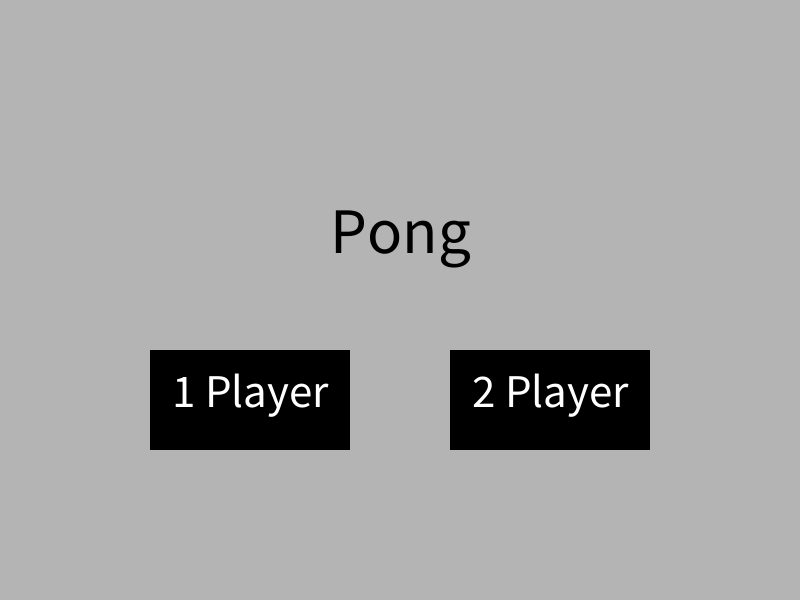
Frame 1 (no input)
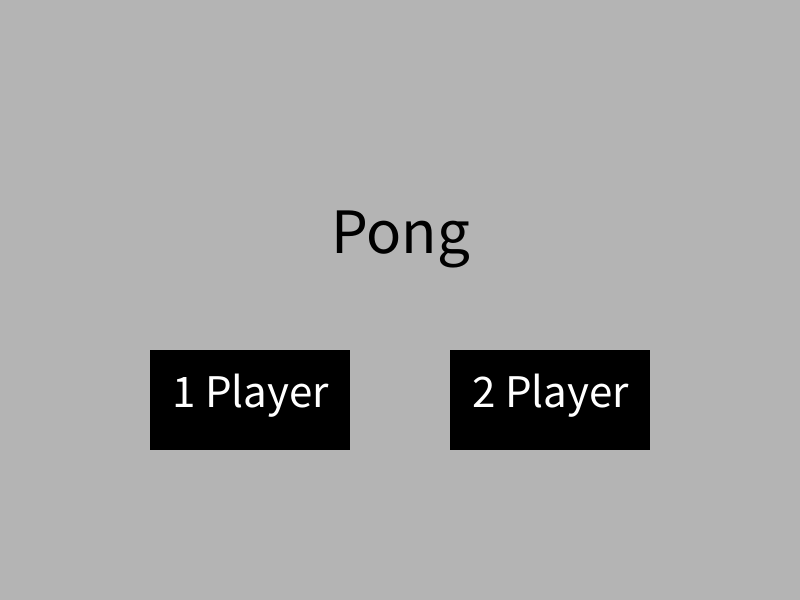
Frame 60 (the mouse pressed at the canvas centre just before this capture)
Frame 120 (the mouse held since frame 60 and released just before this capture): identical to frame 60, image omitted

The Processing sketch that drew these frames (run headless with seeded random() and noise(); from frame 60 on, the mouse is pressed at the canvas centre):

// Processing sketch: Pong
// ── Pong.pde
//Pong
//Taiki Shickele

int mode;

final int INTRO     = 1;
final int GAME      = 2;
final int PAUSE     = 3;
final int GAMEOVER  = 4;


//entity variables
PVector Mouse;
PVector ball;
PVector ball_v;
PVector left_paddle;
PVector right_paddle;
float ball_d;
int timer;


// Collision variables
PVector Angle;

//keyboard variables
boolean wkey, skey, upkey, downkey;

//score variables
int p1score;
int p2score;


boolean AI;



void setup() {
  
  frameRate(60);
  size(800, 600);
  textAlign(CENTER, CENTER);
  mode = INTRO;
  
  //intialize Ball
  ball_v = new PVector(random(-1, 1), random(-1, 1));
  ball_v.normalize();
  ball_v.mult(4.5);
  ball = new PVector(width/2, height/2);
  ball_d = 25;
  timer = 0;
  
  //intialize Paddles
  left_paddle = new PVector(20, height/2);
  right_paddle = new PVector(740, height/2);
  
  //initialize keyboard variables
  wkey = skey = upkey = downkey = false;
  
  
}


void draw() {
  
  Mouse = new PVector(mouseX, mouseY);
  
  if (mode == INTRO) {
    
    intro();
    
  } else if (mode == GAME) {
    
    game();
    
  } else if (mode == PAUSE) {
    
    pause();
    
  } else if (mode == GAMEOVER) {
    
    gameover();
    
  } else {
    println("mode error" + mode);
  }
  
  
  
}

// ── AI.pde
void AI() {

  if (ball.x < 300 && right_paddle.y < 285 && (ball_v.x < 10 && ball_v.y > 3)) {

    right_paddle.y += 8;
    
  } else if (ball.x < 300 && right_paddle.y > 315 && (ball_v.x < 10 && ball_v.y > 3)) {

    right_paddle.y = right_paddle.y - 8;
    
  } else if (ball.x > 300) {

    if (ball.y - 9 > right_paddle.y) {

      if (ball.y > 500 && ball_v.y < -5 &&  ball.x < 500 && right_paddle.y > 400) {
        
        right_paddle.y = right_paddle.y - 8;
        
      } else {
        
        right_paddle.y += 8;
        
      }
      
    } else if (ball.y + 9 < right_paddle.y) {

      if (ball.y < 200 && ball_v.y > 5 &&  ball.x < 500 && right_paddle.y < 200) {
        
        right_paddle.y += 8;
        
      } else {
        
        right_paddle.y = right_paddle.y - 8;
        
      }
      
    }
  }
}

// ── collision.pde
void collision() {
  
  //Collision with vertical walls
  if (ball.y + ball_d/2 >= height || ball.y - ball_d/2 <= 0) ball_v.y = ball_v.y * -1;
  
  
  // Scoring Collision
  if (ball.x - ball_d/2 <= 0) {
    
    p2score ++;
    reset();
    if (p2score >= 3) {
      mode = GAMEOVER;
    }

  }
    
  if (ball.x + ball_d/2 >= width) {
    
    p1score ++;
    reset();
    if (p1score >= 3) {
      mode = GAMEOVER;
    }
    
  }

  // Limiting paddles to within walls
  if (left_paddle.y - 45 < 55) left_paddle.y = 100;
  if (left_paddle.y + 45 > 545) left_paddle.y = 500;
  
  if (right_paddle.y - 45 < 55) right_paddle.y = 100;
  if (right_paddle.y + 45 > 545) right_paddle.y = 500;


  // Paddle and Ball Collision
  
  // Left Paddle Collision
  
  if (ball.x < 60 + ball_d/2) {
    
    if (ball.y >= left_paddle.y - 45 - ball_d/2 && ball.y < left_paddle.y - 27) { // outer edge
      
      Angle = new PVector(1, 0);
      Angle.rotate(radians(-50));
      Angle.setMag(ball_v.mag() * 1.1);
      ball_v = new PVector(Angle.x, Angle.y);
      
    } else if (ball.y >= left_paddle.y - 27 && ball.y < left_paddle.y - 9) { //inner area
      
      Angle = new PVector(1, 0);
      Angle.rotate(radians(-30));
      Angle.setMag(ball_v.mag() * 1.05);
      ball_v = new PVector(Angle.x, Angle.y);
      
    } else if (ball.y >= left_paddle.y - 9 && ball.y < left_paddle.y + 9) { // middle
    
      Angle = new PVector(1, 0);
      Angle.setMag(ball_v.mag() * 1.01);
      ball_v = new PVector(Angle.x, Angle.y);
      
    } else if (ball.y >= left_paddle.y + 9 && ball.y < left_paddle.y + 27) { //inner area
    
      Angle = new PVector(1, 0);
      Angle.rotate(radians(30));
      Angle.setMag(ball_v.mag() * 1.05);
      ball_v = new PVector(Angle.x, Angle.y);
      
    } else if (ball.y >= left_paddle.y + 27 && ball.y <= left_paddle.y + 45 + ball_d/2) { // outer edge
    
      Angle = new PVector(1, 0);
      Angle.rotate(radians(50));
      Angle.setMag(ball_v.mag() * 1.1);
      ball_v = new PVector(Angle.x, Angle.y);
      
    }
    
  }

  
  //Right Paddle Collision
  
  if (ball.x > 740 - ball_d/2) {
    
    if (ball.y >= right_paddle.y - 45 - ball_d/2 && ball.y < right_paddle.y - 27) { // outer edge
      
      Angle = new PVector(-1, 0);
      Angle.rotate(radians(50));
      Angle.setMag(ball_v.mag() * 1.4);
      ball_v = new PVector(Angle.x, Angle.y);
      
    } else if (ball.y >= right_paddle.y - 27 && ball.y < right_paddle.y - 9) { //inner area
      
      Angle = new PVector(-1, 0);
      Angle.rotate(radians(30));
      Angle.setMag(ball_v.mag() * 1.3);
      ball_v = new PVector(Angle.x, Angle.y);
      
    } else if (ball.y >= right_paddle.y - 9 && ball.y < right_paddle.y + 9) { // middle
    
      Angle = new PVector(-1, 0);
      Angle.setMag(ball_v.mag() * 1.25);
      ball_v = new PVector(Angle.x, Angle.y);
      
    } else if (ball.y >= right_paddle.y + 9 && ball.y < right_paddle.y + 27) { //inner area
    
      Angle = new PVector(-1, 0);
      Angle.rotate(radians(-30));
      Angle.setMag(ball_v.mag() * 1.3);
      ball_v = new PVector(Angle.x, Angle.y);
      
    } else if (ball.y >= right_paddle.y + 27 && ball.y <= right_paddle.y + 45 + ball_d/2) { // outer edge
    
      Angle = new PVector(-1, 0);
      Angle.rotate(radians(-50));
      Angle.setMag(ball_v.mag() * 1.4);
      ball_v = new PVector(Angle.x, Angle.y);
      
    }
    
  }
  
  


}

// ── functions.pde
void update() {
  
  timer = timer + 1;
  if (timer > 100) {
    ball.add(ball_v);
  }
  
  
  
}

void reset() {
  
  timer = 0;
  ball_v = new PVector(random(-1, 1), random(-1, 1));
  if (ball_v.x > -0.2 && ball_v.x < 0.2) {
    ball_v = new PVector(random(-1, 1), random(-1, 1));
  }
  ball_v.normalize();
  ball_v.mult(4.5);
  ball = new PVector(width/2, height/2);
  left_paddle = new PVector(20, height/2);
  right_paddle = new PVector(740, height/2);
   
}

// ── game.pde
void game() {
  
  background(0);
  
  //draw score counters
  text(p1score, 300, 100);
  text(p2score, 500, 100);
  
  // draw paddles
  rect(left_paddle.x, left_paddle.y - 45, 40, 90);
  rect(right_paddle.x, right_paddle.y - 45, 40, 90);
  
  //move paddles
  if (wkey == true) left_paddle.y -= 10;
  if (skey == true) left_paddle.y += 10;
  
  if (AI == false) {
    if (upkey == true) right_paddle.y -= 10;
    if (downkey == true) right_paddle.y += 10;
  } else {
    AI();
  }
  
  //ball
  update();
  circle(ball.x, ball.y, ball_d);
  
  //code to bounce the ball
  collision();
  if (ball_v.mag() > 40) ball_v.setMag(40);
  
}

void gameClicks() {
  
  mode = PAUSE;
  
  
  
  
}

// ── gameover.pde
void gameover() {
  
  if (p1score == 3) {
    fill(255);
    textSize(120);
    text("LEFT WINS", 400, 300);
  } else if (p2score == 3) {
    fill(255);
    textSize(120);
    text("RIGHT WINS", 400, 300);
  }
  
  p1score = 0;
  p2score = 0;
  
  
}


void gameoverClicks() {
  
  mode = INTRO;
  
  
  
}

// ── intro.pde
void intro() {
  
  background(180);
  
  //Title 
  textSize(65);
  fill(0);
  text("Pong", 400, 230);
  
  //score reset
  p1score = 0;
  p2score = 0;
  
  //Start buttons
  strokeWeight(4);
  if (mouseX >= 150 && mouseX <= 350 && mouseY >= 350 && mouseY <= 450) {
    stroke(255);
  } else {
    noStroke();
  }
  
  fill(0);
  rect(150, 350, 200, 100);
  fill(255);
  textSize(47);
  text("1 Player", 250, 390);

  strokeWeight(4);
  if (mouseX >= 350 && mouseX <= 550 && mouseY >= 350 && mouseY <= 450) {
    stroke(255);
  } else {
    noStroke();
  }
  fill(0);
  rect(450, 350, 200, 100);
  fill(255);
  textSize(47);
  text("2 Player", 550, 390);
  
  
}


void introClicks() {
  
  if (mouseX >= 150 && mouseX <= 350 && mouseY >= 350 && mouseY <= 450) {
    
    reset();
    AI = true;
    mode = GAME;
    
  } else if (mouseX >= 350 && mouseX <= 550 && mouseY >= 350 && mouseY <= 450) {
    
    reset();
    AI = false;
    mode = GAME;
    
  }
  
  
  
  
  
}

// ── keyboard.pde
void keyPressed() {
  
  if (key == 'w' || key == 'W') wkey = true;
  if (key == 's' || key == 'S') skey = true;
  
  if (keyCode == UP) upkey = true;
  if (keyCode == DOWN) downkey = true;
  
  
}



void keyReleased() {
  
  if (key == 'w' || key == 'W') wkey = false;
  if (key == 's' || key == 'S') skey = false;
  
  if (keyCode == UP) upkey = false;
  if (keyCode == DOWN) downkey = false;
  
}

// ── mouse.pde
void mouseReleased() {
  
  if (mode == INTRO) {
    
    introClicks();
    
  } else if (mode == GAME) {
    
    gameClicks();
    
  } else if (mode == GAMEOVER) {
    
    gameoverClicks();
    
  } else if (mode == PAUSE) {
    
    pauseClicks();
    
  } else {
    println("mode error" + mode);
  }
  
  
  
  
  
  
  
}

// ── pause.pde
void pause() {
  
  fill(255);
  textSize(90);
  text("PAUSED", 400, 300);
  
  
  
  
  
  
  
}

void pauseClicks() {
  
  mode = GAME;
  
  
  
  
  
  
}
